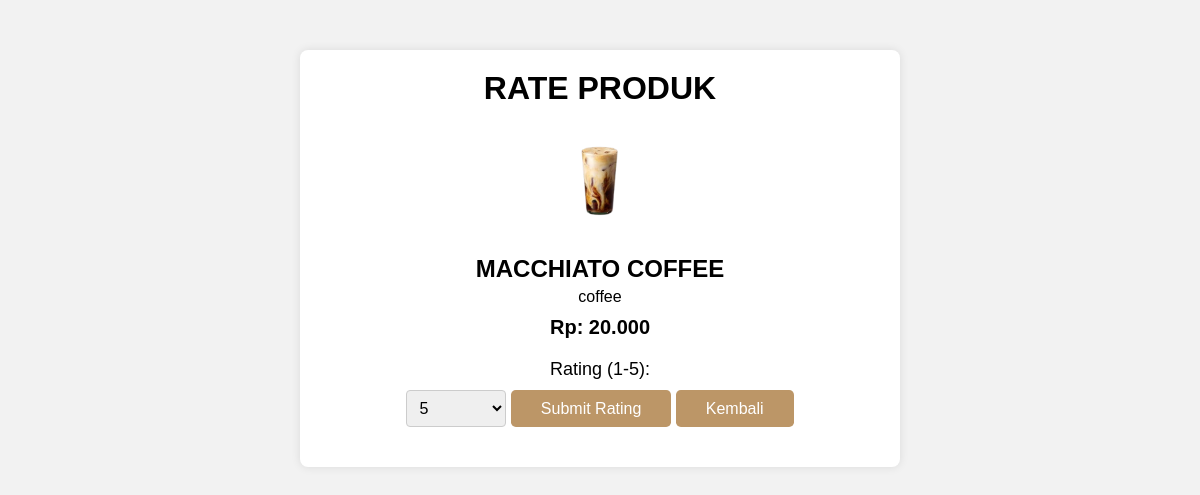
The page /user/ratingmenu.php?id_produk=11 (signed in) on the database its author committed.
### tables this page shows
CREATE TABLE `products` (
  `id_produk` int(11) NOT NULL,
  `nama_produk` varchar(30) NOT NULL,
  `harga_produk` varchar(11) NOT NULL,
  `gambar_produk` varchar(255) DEFAULT NULL,
  `kategori` varchar(30) DEFAULT NULL,
  `deskripsi` varchar(1000) DEFAULT NULL
);

### user/ratingmenu.php (the view, shortened to what this page needs)
<?php
include '../koneksi.php';
$product = null;
if ($_SERVER['REQUEST_METHOD'] == 'POST') {
    $id_produk = $_POST['id_produk'];
    $rating = $_POST['rating'];
    $username = $_SESSION['username'];
    $query = "SELECT id_user FROM user WHERE username = '$username'";
    $result = mysqli_query($mysqli, $query);
    if (!$result) {
        die("Query Error: " . mysqli_error($mysqli));
    }
    $userData = mysqli_fetch_assoc($result);
    $id_user = $userData['id_user'];
    $query = "UPDATE transaksi SET rating = '$rating' WHERE id_user = '$id_user' AND id_produk = '$id_produk'";
    $result = mysqli_query($mysqli, $query);
    if ($result) {
        header("Location: riwayatbeli.php");
        exit();
    } else {
        echo "Failed to update rating: " . mysqli_error($mysqli);
    }
} else if (isset($_GET['id_produk'])) {
    $id_produk = $_GET['id_produk'];
    $query = "SELECT * FROM products WHERE id_produk = '$id_produk'";
    $result = mysqli_query($mysqli, $query);
    if ($result) {
        $product = mysqli_fetch_assoc($result);
    } else {
        echo "Failed to fetch product details: " . mysqli_error($mysqli);
        exit();
    }
} else {
    echo "No product ID provided.";
    exit();
}
?>
<!DOCTYPE html>
<html lang="en">
<head>
    <link rel="stylesheet" href="ratingmenu.css">
</head>
<body>
    <div class="container">
        <h1 class="title">Rate Produk</h1>
        <?php if ($product): ?>
                <div class="product-image-container">
                    <img src="../admin/img/<?php echo htmlspecialchars($product['gambar_produk']); ?>" alt="<?php echo htmlspecialchars($product['nama_produk']); ?>" class="product-image">
                </div>
                <div class="product-info">
                    <h2><?php echo htmlspecialchars($product['nama_produk']); ?></h2>
                    <p><?php echo htmlspecialchars($product['kategori']); ?></p>
                    <h4>Rp: <?php echo number_format($product['harga_produk'], 0, ',', '.'); ?></h4>
                </div>
        <?php endif; ?>
        <form method="POST" action="ratingmenu.php" class="rating-form">
            <label for="rating">Rating (1-5):</label>
            <select id="rating" name="rating" required>
                <option value="5">5</option>
            </select>
            <a href="#" onclick="document.querySelector('.rating-form').submit();" class="btn">Submit Rating</a>
            <a href="riwayatbeli.php" class="btn">Kembali</a>
        </form>
    </div>
</body>
</html>

### user/ratingmenu.css (style rules this page uses)
* { margin: 0; padding: 0; box-sizing: border-box; }
:root { --main-color: #bc9667; --second-color: #edeae3; --text-color: #1b1b1b; --bg-color: #fff; --box-shadow: 2px 2px 10px 4px rgb(14 55 54 / 15%); }
body { font-family: Arial, sans-serif; background-color: #f2f2f2; }
.container { max-width: 600px; margin: 50px auto; padding: 20px; background-color: #fff; border-radius: 8px; box-shadow: 0 0 10px rgba(0, 0, 0, 0.1); }
.title { text-align: center; margin-bottom: 20px; text-transform: uppercase; }
.product-image-container { text-align: center; margin-bottom: 20px; }
.product-image { max-width: 100px; height: auto; border-radius: 8px; }
.product-info { text-align: center; margin-bottom: 20px; }
.product-info h2 { font-size: 24px; margin-bottom: 5px; text-transform: uppercase; }
.product-info p { font-size: 16px; margin-bottom: 10px; }
.product-info h4 { font-size: 20px; }
.rating-form { text-align: center; }
.rating-form label { font-size: 18px; margin-bottom: 10px; display: block; }
.rating-form select { width: 100px; font-size: 16px; padding: 8px; border-radius: 4px; border: 1px solid #ccc; margin-bottom: 20px; }
.btn { padding: 10px 30px; border-radius: 0.3rem; background: var(--main-color); color: var(--bg-color); font-weight: 500; text-decoration: none; }

### rows shown on the page
products: gambar_produk (picture), nama_produk "MACCHIATO COFFEE", kategori "coffee", harga_produk "20.000"
